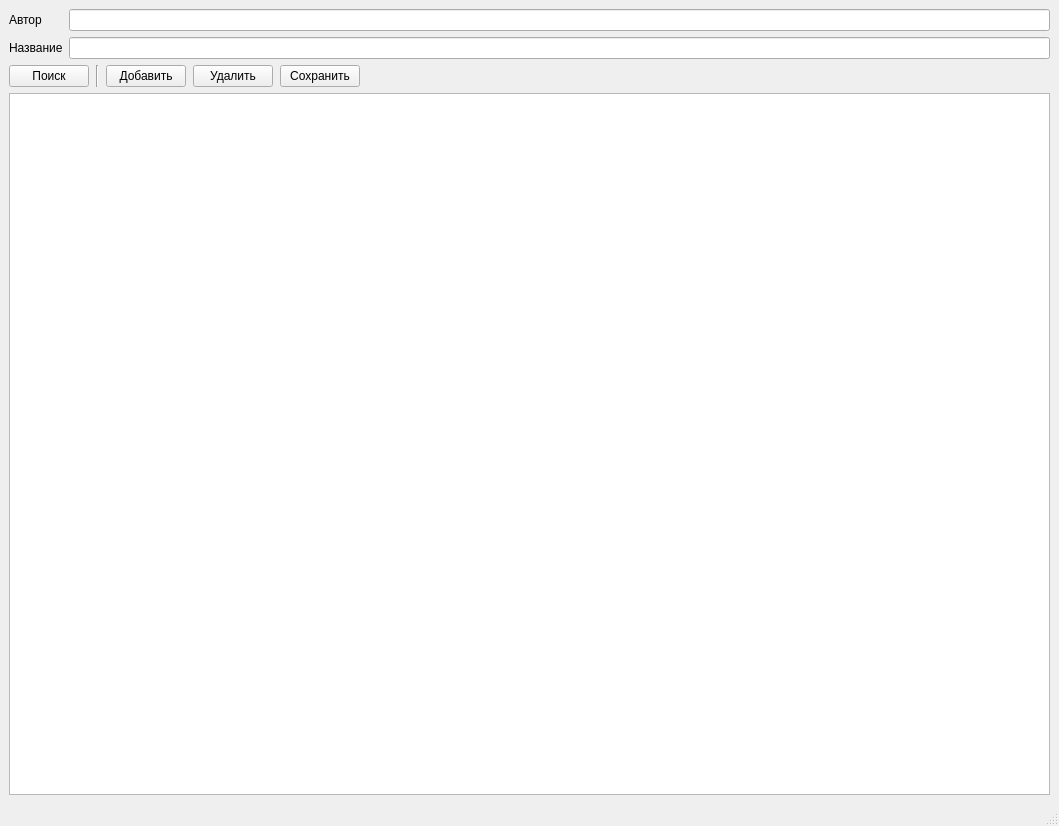
<?xml version="1.0" encoding="UTF-8"?>
<ui version="4.0">
 <class>MainWindow</class>
 <widget class="QMainWindow" name="MainWindow">
  <property name="geometry">
   <rect>
    <x>0</x>
    <y>0</y>
    <width>1059</width>
    <height>826</height>
   </rect>
  </property>
  <property name="windowTitle">
   <string>Библиотека</string>
  </property>
  <widget class="QWidget" name="centralwidget">
   <layout class="QGridLayout" name="gridLayout">
    <item row="1" column="1">
     <widget class="QLineEdit" name="line_name"/>
    </item>
    <item row="1" column="0">
     <widget class="QLabel" name="lbl_name">
      <property name="text">
       <string>Название</string>
      </property>
     </widget>
    </item>
    <item row="0" column="1">
     <widget class="QLineEdit" name="line_author"/>
    </item>
    <item row="3" column="0" colspan="2">
     <layout class="QHBoxLayout" name="horizontalLayout">
      <property name="spacing">
       <number>7</number>
      </property>
      <property name="sizeConstraint">
       <enum>QLayout::SetDefaultConstraint</enum>
      </property>
      <item>
       <widget class="QPushButton" name="btn_find">
        <property name="sizePolicy">
         <sizepolicy hsizetype="Fixed" vsizetype="Fixed">
          <horstretch>0</horstretch>
          <verstretch>0</verstretch>
         </sizepolicy>
        </property>
        <property name="text">
         <string>Поиск</string>
        </property>
       </widget>
      </item>
      <item>
       <widget class="Line" name="line">
        <property name="orientation">
         <enum>Qt::Vertical</enum>
        </property>
       </widget>
      </item>
      <item>
       <widget class="QPushButton" name="btn_add">
        <property name="sizePolicy">
         <sizepolicy hsizetype="Fixed" vsizetype="Fixed">
          <horstretch>0</horstretch>
          <verstretch>0</verstretch>
         </sizepolicy>
        </property>
        <property name="text">
         <string>Добавить</string>
        </property>
       </widget>
      </item>
      <item>
       <widget class="QPushButton" name="btn_del">
        <property name="sizePolicy">
         <sizepolicy hsizetype="Fixed" vsizetype="Fixed">
          <horstretch>0</horstretch>
          <verstretch>0</verstretch>
         </sizepolicy>
        </property>
        <property name="sizeIncrement">
         <size>
          <width>0</width>
          <height>0</height>
         </size>
        </property>
        <property name="tabletTracking">
         <bool>false</bool>
        </property>
        <property name="layoutDirection">
         <enum>Qt::LeftToRight</enum>
        </property>
        <property name="text">
         <string>Удалить</string>
        </property>
       </widget>
      </item>
      <item>
       <widget class="QPushButton" name="btn_save">
        <property name="sizePolicy">
         <sizepolicy hsizetype="Fixed" vsizetype="Fixed">
          <horstretch>0</horstretch>
          <verstretch>0</verstretch>
         </sizepolicy>
        </property>
        <property name="text">
         <string>Сохранить</string>
        </property>
       </widget>
      </item>
      <item>
       <widget class="QLabel" name="lbl">
        <property name="text">
         <string/>
        </property>
       </widget>
      </item>
     </layout>
    </item>
    <item row="4" column="0" colspan="2">
     <widget class="QTableWidget" name="table"/>
    </item>
    <item row="0" column="0">
     <widget class="QLabel" name="lbl_author">
      <property name="text">
       <string>Автор</string>
      </property>
     </widget>
    </item>
   </layout>
  </widget>
  <widget class="QMenuBar" name="menubar">
   <property name="geometry">
    <rect>
     <x>0</x>
     <y>0</y>
     <width>1059</width>
     <height>26</height>
    </rect>
   </property>
  </widget>
  <widget class="QStatusBar" name="statusbar"/>
 </widget>
 <resources/>
 <connections/>
</ui>
